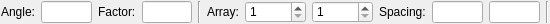
<?xml version="1.0" encoding="UTF-8"?>
<ui version="4.0" stdsetdef="1">
  <resources><include location="../../../res/extui/extui.qrc"/></resources><author></author>
  <comment></comment>
  <exportmacro></exportmacro>
  <class>QG_InsertOptions</class>
  <widget class="QWidget" name="QG_InsertOptions">
    <property name="geometry">
      <rect>
        <x>0</x>
        <y>0</y>
        <width>550</width>
        <height>24</height>
      </rect>
    </property>
    <property name="sizePolicy">
      <sizepolicy>
        <hsizetype>4</hsizetype>
        <vsizetype>0</vsizetype>
        <horstretch>0</horstretch>
        <verstretch>0</verstretch>
      </sizepolicy>
    </property>
    <property name="minimumSize">
      <size>
        <width>550</width>
        <height>22</height>
      </size>
    </property>
    <property name="maximumSize">
      <size>
        <width>600</width>
        <height>32767</height>
      </size>
    </property>
    <property name="windowTitle">
      <string>Insert Options</string>
    </property>
    <property name="toolTip" stdset="0">
      <string/>
    </property>
    <layout class="QHBoxLayout">
      <property name="margin">
        <number>1</number>
      </property>
      <item>
        <widget class="QLabel" name="lAngle">
          <property name="text">
            <string>Angle:</string>
          </property>
          <property name="wordWrap">
            <bool>false</bool>
          </property>
        </widget>
      </item>
      <item>
        <widget class="QLineEdit" name="leAngle">
          <property name="toolTip" stdset="0">
            <string>Rotation Angle</string>
          </property>
        </widget>
      </item>
      <item>
        <widget class="QLabel" name="lFactor">
          <property name="text">
            <string>Factor:</string>
          </property>
          <property name="wordWrap">
            <bool>false</bool>
          </property>
        </widget>
      </item>
      <item>
        <widget class="QLineEdit" name="leFactor">
          <property name="toolTip" stdset="0">
            <string>Scale Factor</string>
          </property>
        </widget>
      </item>
      <item>
        <widget class="Line" name="sep1_2">
          <property name="sizePolicy">
            <sizepolicy>
              <hsizetype>0</hsizetype>
              <vsizetype>1</vsizetype>
              <horstretch>0</horstretch>
              <verstretch>0</verstretch>
            </sizepolicy>
          </property>
          <property name="frameShape">
            <enum>QFrame::VLine</enum>
          </property>
          <property name="frameShadow">
            <enum>QFrame::Sunken</enum>
          </property>
        </widget>
      </item>
      <item>
        <widget class="QLabel" name="lArray">
          <property name="text">
            <string>Array:</string>
          </property>
          <property name="wordWrap">
            <bool>false</bool>
          </property>
        </widget>
      </item>
      <item>
        <widget class="QSpinBox" name="sbColumns">
          <property name="maximum">
            <number>10000</number>
          </property>
          <property name="minimum">
            <number>1</number>
          </property>
          <property name="toolTip" stdset="0">
            <string>Number of Columns</string>
          </property>
        </widget>
      </item>
      <item>
        <widget class="QSpinBox" name="sbRows">
          <property name="maximum">
            <number>10000</number>
          </property>
          <property name="minimum">
            <number>1</number>
          </property>
          <property name="toolTip" stdset="0">
            <string>Number of Rows</string>
          </property>
        </widget>
      </item>
      <item>
        <widget class="QLabel" name="lSpacing">
          <property name="text">
            <string>Spacing:</string>
          </property>
          <property name="wordWrap">
            <bool>false</bool>
          </property>
        </widget>
      </item>
      <item>
        <widget class="QLineEdit" name="leColumnSpacing">
          <property name="toolTip" stdset="0">
            <string>Column Spacing</string>
          </property>
        </widget>
      </item>
      <item>
        <widget class="QLineEdit" name="leRowSpacing">
          <property name="toolTip" stdset="0">
            <string>Row Spacing</string>
          </property>
        </widget>
      </item>
      <item>
        <widget class="Line" name="sep1">
          <property name="sizePolicy">
            <sizepolicy>
              <hsizetype>0</hsizetype>
              <vsizetype>1</vsizetype>
              <horstretch>0</horstretch>
              <verstretch>0</verstretch>
            </sizepolicy>
          </property>
          <property name="frameShape">
            <enum>QFrame::VLine</enum>
          </property>
          <property name="frameShadow">
            <enum>QFrame::Sunken</enum>
          </property>
        </widget>
      </item>
    </layout>
  </widget>
  <layoutdefault spacing="6" margin="11"/>
  <connections>
    <connection>
      <sender>leAngle</sender>
      <signal>textChanged(QString)</signal>
      <receiver>QG_InsertOptions</receiver>
      <slot>updateData()</slot>
    </connection>
    <connection>
      <sender>leFactor</sender>
      <signal>textChanged(QString)</signal>
      <receiver>QG_InsertOptions</receiver>
      <slot>updateData()</slot>
    </connection>
    <connection>
      <sender>sbColumns</sender>
      <signal>valueChanged(int)</signal>
      <receiver>QG_InsertOptions</receiver>
      <slot>updateData()</slot>
    </connection>
    <connection>
      <sender>sbRows</sender>
      <signal>valueChanged(int)</signal>
      <receiver>QG_InsertOptions</receiver>
      <slot>updateData()</slot>
    </connection>
    <connection>
      <sender>leColumnSpacing</sender>
      <signal>textChanged(QString)</signal>
      <receiver>QG_InsertOptions</receiver>
      <slot>updateData()</slot>
    </connection>
    <connection>
      <sender>leRowSpacing</sender>
      <signal>textChanged(QString)</signal>
      <receiver>QG_InsertOptions</receiver>
      <slot>updateData()</slot>
    </connection>
  </connections>
</ui>
